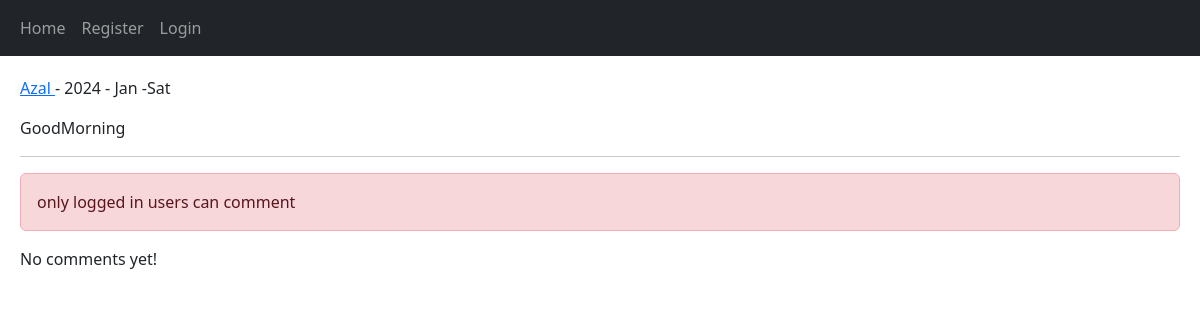
Page /post/2/Good_bye/ on the committed database.
### home/models.py (models this page shows, shortened)
class Post(models.Model):
    user = models.ForeignKey(User, on_delete=models.CASCADE, related_name='posts')
    body = models.TextField()
    slug = models.SlugField()
    title = models.CharField(max_length=50, default='empty')
    created = models.DateTimeField(auto_now_add=True)
    updated = models.DateTimeField(auto_now=True)
    class Meta:
        ordering = ['-created']

### home/views.py (the view, shortened to what this page needs)
# urls.py: path('post/<int:post_id>/<slug:post_slug>/', views.PostDetailView.as_view(), name="post_detail"),
class PostDetailView(View):
    form_class = CommentCreateForm
    form_class_reply = CommentReplyForm
    def setup(self , request , *args, **kwargs):
        self.post_instance = get_object_or_404(Post, pk=kwargs['post_id'], slug=kwargs['post_slug'])
        return super().setup(request ,*args, **kwargs )
    def get(self , request , *args, **kwargs ):
        comments = self.post_instance.pcomments.filter(is_reply=False)
        can_like = False
        if request.user.is_authenticated and self.post_instance.user_can_like(request.user):
            can_like = True
        return render(request, 'home/detail.html', {'post':self.post_instance, 'comments':comments,'form':self.form_class
                                                    ,'reply_form':self.form_class_reply, 'can_like':can_like })

### home/templates/home/detail.html (shortened to what this page needs)
{% extends "base.html" %}
{% block content %}
    <p><a href="{% url "account:user_profile" post.user.id%}">{{ post.user }} </a> - {{ post.updated|date:'Y - M -D' }} </p>
    <p> {{ post.body }} </p><hr/>
    {% if request.user.is_authenticated %}
        <a href="{% url "home:post_like" post.id %}" class="{% if can_like %} disabled {% endif %} btn btn-primary col-md-2">Like {{ post.likes_count }}</a>
        <form action="" method="post">
            {% csrf_token %}
            {{ form.as_p }}
            <input type="submit" value="Send">
        </form> <br/>
    {% else %}
        <p class='alert alert-danger'>only logged in users can comment</p>
    {% endif %}
    {% for comment in comments  %}
        <div class="card bg-dark text-white">
            <p class='card-header'>{{ comment.user }}|{{ comment.created|timesince }} </p>
            <p class='card-body'>{{ comment.body }}</p>
            {% if request.user.is_authenticated %}
                <form action="{% url "home:add_reply" post.id comment.id %}" method="post" >
                    {% csrf_token %}
                    {{ reply_form.as_p }}
                    <input type="submit" value="Send">
                </form>
            {% endif %}
            {% with replies=comment.rcomments.all %}
                {% for reply in replies %}
                    <p class="bg-primary p-3 m-2 ">{{ reply.user }} <br/> {{ reply.body }} </p>
                {% endfor %}
            {% endwith %}
        </div><br/>
    {% empty %}
        <p>No comments yet! </p>
    {% endfor %}
{% endblock  %}

### rows in the picture
Post: user "Azal", updated "2024 - Jan -Sat", body "GoodMorning"
